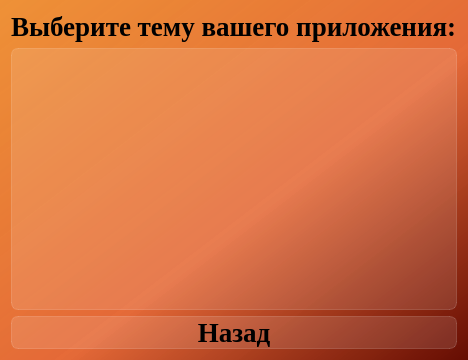
<?xml version="1.0" encoding="UTF-8"?>
<ui version="4.0">
 <class>Dialog_choose_theme</class>
 <widget class="QDialog" name="Dialog_choose_theme">
  <property name="geometry">
   <rect>
    <x>0</x>
    <y>0</y>
    <width>354</width>
    <height>360</height>
   </rect>
  </property>
  <property name="windowTitle">
   <string>Темы приложения</string>
  </property>
  <property name="styleSheet">
   <string notr="true">background-color: qlineargradient(spread:pad, x1:1, y1:1, x2:0, y2:0, stop:0 rgba(101, 12, 2, 255), stop:0.427447 rgba(228, 104, 54, 235), stop:1 rgba(238, 145, 55, 255));
font-family: Liberation Serif;</string>
  </property>
  <layout class="QVBoxLayout" name="verticalLayout">
   <item>
    <widget class="QLabel" name="label_choose_theme">
     <property name="styleSheet">
      <string notr="true">text-align: center;
font-weight: bold;
font-size: 20pt;
background-color: none;</string>
     </property>
     <property name="text">
      <string>Выберите тему вашего приложения:</string>
     </property>
     <property name="wordWrap">
      <bool>false</bool>
     </property>
    </widget>
   </item>
   <item>
    <widget class="QListWidget" name="listWidget_list_of_themes">
     <property name="styleSheet">
      <string notr="true">QListView {
font-weight: bold;
font-size: 20pt;
background-color: rgba(255, 255, 255, 30);
border: 1px solid rgba(255, 255, 255, 40);
border-radius: 7px;
}

QListView::item:selected {
border: none;
color: rgb(255, 255, 255);
background-color: rgba(255, 255, 255, 50);
}</string>
     </property>
    </widget>
   </item>
   <item>
    <widget class="QPushButton" name="pushButton_back">
     <property name="styleSheet">
      <string notr="true">QPushButton {
font-weight: bold;
font-size: 20pt;
text-align: center;
background-color: rgba(255, 255, 255, 30);
border: 1px solid rgba(255, 255, 255, 40);
border-radius: 7px;
}

QPushButton:hover {
background-color: rgba(255, 255, 255, 40);
}
QPushButton:pressed {
background-color: rgba(255, 255, 255, 70);
}</string>
     </property>
     <property name="text">
      <string>Назад</string>
     </property>
    </widget>
   </item>
  </layout>
 </widget>
 <resources/>
 <connections/>
</ui>
